Frame 1 (no input): blank canvas, image omitted
Frame 60 (no input): blank canvas, image omitted
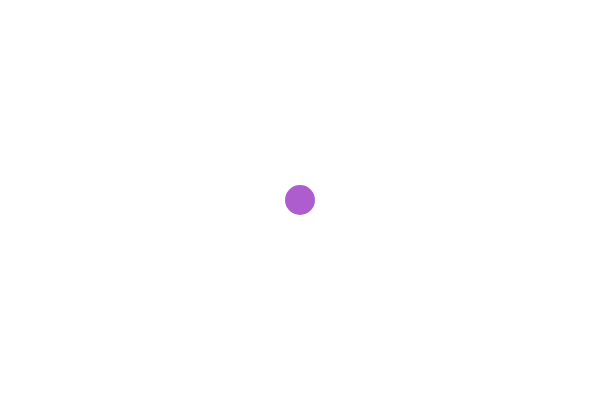
Frame 120 (the mouse pressed at the canvas centre since frame 60)

The p5.js sketch whose frames 1 and 60 were blank and that drew this single picture after the mouse press (run headless with seeded random() and noise() and a simulated clock; from frame 60 on, the mouse is pressed at the canvas centre):

// p5.js sketch
// ── sketch.js
const CIRCLE_DIAM = 30;
let shapes = [];

function setup(){
    createCanvas(600,400)
    noStroke();
}
function draw(){
    background(255)
for ( let i = 0; i < shapes.length; i++){
const s = shapes[i];
fill(s.col);
circle(s.x, s.y, s.d);
}
}
function mousePressed(){
    addShape(mouseX,mouseY)
}
function keyPressed(){
    if( key === 'z'||key === 'Z'){
        undoLast();
    }
}
function addShape(x, y) {
  const shape = {
    x,
    y,
    d: CIRCLE_DIAM,
    col: color(random(60, 220), random(60, 220), random(60, 255))
  };
  
  shapes.push(shape);
}

function undoLast() {
  if (shapes.length > 0) {
    
    shapes.pop();
  }
}
